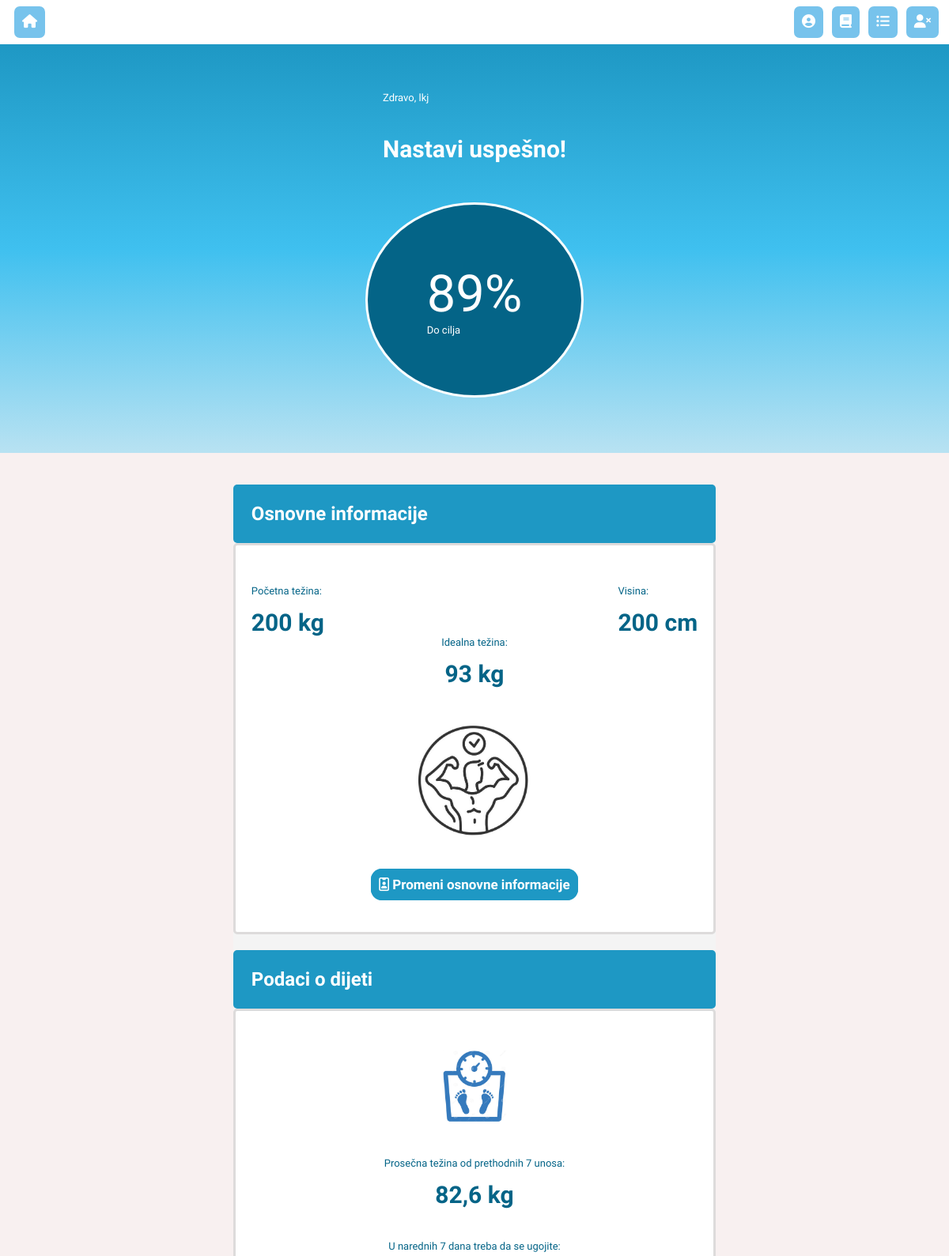
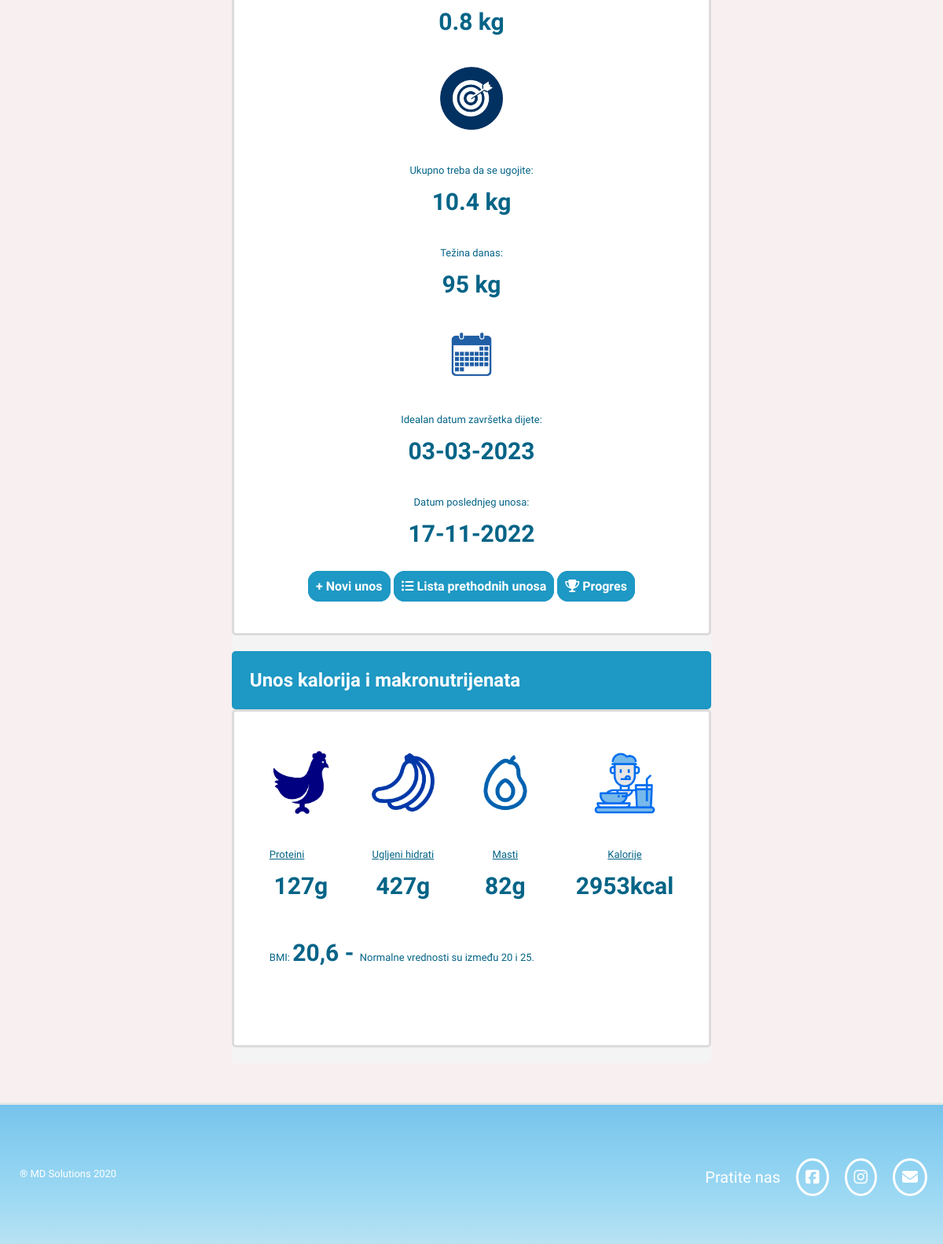
Page /overview/ (signed in) on the committed database (2 pictures, top to bottom).
### dijeta_je_meta/models.py (models this page shows, shortened)
class StartUserWeightAndHeight(models.Model):
    owner = models.ForeignKey(User, on_delete=models.CASCADE)
    ime = models.CharField(max_length=25, default="",
    validators=[MinLengthValidator(3)]
    )
    pocetna_tezina = models.IntegerField(
        default=0,
        validators=[
            MaxValueValidator(400),
            MinValueValidator(45)
        ]
    )
    visina = models.IntegerField(
        default=0,
        validators=[
            MaxValueValidator(250),
            MinValueValidator(140)
        ]
    )
    pol_m = "Muški"
    pol_z = "Ženski"
    polovi = [
        (pol_m,"Muški"),
        (pol_z,"Ženski")
    ]
    pol = models.CharField(max_length=6, choices=polovi,default=pol_m)

class CurrentWeight(models.Model):
    owner = models.ForeignKey(User, on_delete=models.CASCADE,blank=True)
    date_added = models.DateTimeField(auto_now_add=True)
    trenutna_tezina = models.IntegerField(
              default=0,
        validators=[
            MaxValueValidator(400),
            MinValueValidator(45)
        ]
    )
    detalji = models.TextField(blank=True)
    class Meta:
       ordering = ['-date_added']

### dijeta_je_meta/views.py (the view)
# urls.py: path("overview/", views.userinfo, name='userinfo'),
@login_required
def userinfo(request):
    info =  request.user.startuserweightandheight_set.all()
    context ={'info':info}
    if StartUserWeightAndHeight.objects.filter(owner=request.user):
        trenutna_tezina = StartUserWeightAndHeight.objects.filter(owner=request.user).first().pocetna_tezina
        idealna_tezina = round(ideal_weight(request))
        bmi = round(StartUserWeightAndHeight.objects.filter(owner=request.user).first().pocetna_tezina / pow(StartUserWeightAndHeight.objects.filter(owner=request.user).first().visina/100,2),1)
        macro_instance = WeightAndMacros(idealna_tezina,trenutna_tezina)
        macro_instance.calculate_macros(context)
        macro_instance.weight_diff(context)
        context['bmi'] = bmi
        context['trenutna_tezina'] = round(trenutna_tezina,1)
    if len(CurrentWeight.objects.filter(owner=request.user)) > 0:
       trenutna_tezina = CurrentWeight.objects.filter(owner=request.user).first().trenutna_tezina
       poslednji_unos = CurrentWeight.objects.filter(owner=request.user).first().date_added
       context['trenutna_tezina'] = trenutna_tezina
       context['poslednji_unos']=poslednji_unos
    if len(CurrentWeight.objects.filter(owner=request.user)) > 6:
        week = round(week_avg(request),1)
        bmi = round(week / pow(StartUserWeightAndHeight.objects.filter(owner=request.user).first().visina/100,2),1)
        macro_instance = WeightAndMacros(idealna_tezina,week)
        macro_instance.calculate_macros(context)
        macro_instance.weight_diff(context)
        if idealna_tezina > week:
            progres = round((week/idealna_tezina)*100)
        else:
            progres = round((idealna_tezina/week)*100)
        context['progres'] = progres
        context['bmi'] = bmi
        context['week_avg'] = week
    return render(request, "dijeta_je_meta/userinfo.html", context)

### dijeta_je_meta/views.py (called while the page is built)
def week_avg(request):
    counter = 6
    counter2 = 0
    while len(CurrentWeight.objects.filter(owner=request.user)) > counter:
        c = CurrentWeight.objects.filter(owner=request.user).order_by('date_added')[counter2:counter+1]
        counter += 7
        counter2 += 7
        week_avg = 0
        for i in range(7): # Sa for loopom ides kroz elemente liste koju si iznad napravio u query-ju!
            week_avg += c[i].trenutna_tezina
        week_avg = round(week_avg/7,2)
    return week_avg

def ideal_weight(request):
    if StartUserWeightAndHeight.objects.filter(owner=request.user):
        if StartUserWeightAndHeight.objects.filter(owner=request.user).first().pol == "Мuški":
           ideal_kg = 50+(0.91*(StartUserWeightAndHeight.objects.filter(owner=request.user).first().visina-152.4))
        else:
            ideal_kg = 50+(0.91*(StartUserWeightAndHeight.objects.filter(owner=request.user).first().visina-152.4))
        return ideal_kg

    def calculate_macros(self,context):
     context['proteini'] = self.protein
     context['idealna_tezina'] = self.idealna
     if self.trenutna > self.idealna:
        self.calories = self.calories - ((self.trenutna*2.2*13)*25/100)
        fat = round(self.calories*25/100/9)
        carbs = round(((self.calories- (self.protein*4 + fat*9))/4))
     elif self.trenutna < self.idealna:
        self.calories = self.calories + ((self.trenutna*2.2*13)*25/100)
        fat = round(self.calories*25/100/9)
        carbs = round((self.calories - (self.protein*4 + fat*9))/4)
     else:
        fat = round(self.calories*25/100/9)
        carbs = round((self.calories - (self.protein*4 + fat*9))/4)
     context['kalorije'] = round(self.calories)
     context['masti'] = fat
     context['carbs'] = carbs
     return context

### dijeta_je_meta/templates/dijeta_je_meta/userinfo.html (shortened to what this page needs)
{% extends "dijeta_je_meta/base.html" %}
{% load static %}
{% block content %}
  {% for i in info %}
  <div class="circle-back">
  <div class="center-main">
    <div class="start-text">
    <p>Zdravo, {{i.ime}}</p>
    <p class="head">Nastavi uspešno!</p>
    </div>
   </div>
  {% if week_avg > 0 %}
  <div class="center-main">
    <div class="progres-border">
     <p class="progres-font">{{progres}}%</p>
     <p>Do cilja</p>
    </div>
  </div>
  {% endif %}
  </div>
  <div class="center-main">
    <div id="userinfo">
    <h2 class="info-header">Osnovne informacije</h2>
    <div class="inner-info">
      <div class="info-flex">
        <div id="space">
          <p>Početna težina:</p>
          <p class="info-highlight"> {{i.pocetna_tezina}} kg</p>
        </div>
        <div>
          <p>Visina:</p>
          <p class="info-highlight"> {{i.visina}} cm</p>
        </div>
      </div>
      <div class="center">
        <div>
          <p>Idealna težina: </p>
          <p class="info-highlight">{{idealna_tezina}} kg</p>
        </div>
        <img src="../../static/dijeta_je_meta/images/ideal logo.png" alt="idealna tezina" class="resize">
      </div>
      <div class="center">
        <a href="{% url 'updateinfo' i.id %}" class="button" id="info-button"><i class="fa fa-id-badge"></i> Promeni osnovne informacije</a>
      </div>
    </div>
    <h2 class="info-header">Podaci o dijeti</h2>
    <div class="center">
    <div class="inner-info">
      {% if week_avg > 0 %}
      <img src="../../static/dijeta_je_meta/images/scale_logo2.png" alt="idealna tezina" class="resize2" class="center">
      <div class="p-space">
        <p>Prosečna težina od prethodnih 7 unosa: </p>
        <p class="info-highlight"> {{week_avg}} kg </p>
      </div>
      {% else %}
      <img src="../../static/dijeta_je_meta/images/scale_logo2.png" alt="slika vage" class="resize2" class="center">
      <div class="p-space">
        <p>Prosečna težina od prethodnih 7 unosa: </p>
        <p class="info-highlight"> Nemate 7 unosa </p>
      </div>
      {% endif %}
      <div class="p-space">
        <p>{{prosek|slice:43}}</p>
        <p class="info-highlight">{{prosek|slice:"43:51"}}</p>
      </div>
      <img src="../../static/dijeta_je_meta/images/target-icon-png-17.png" alt="slika mete" class="resize2" class="center">
      <div class="p-space">
        <p>{{razlika|slice:30}}</p>
        <p class="info-highlight">{{razlika|slice:"30:"}}</p>
      </div>
      <div class="p-space">
        <p>Težina danas:</p>
        <p class="info-highlight">{{trenutna_tezina}} kg</p>
      </div>
      <img src="../../static/dijeta_je_meta/images/c1-removebg-preview.png" alt="slika kalendara" class="resize2" class="center">
      <div class="p-space">
        <p>{{kraj|slice:31}}</p>
        <p class="info-highlight">{{kraj|slice:"31:"}}</p>
      </div>
      {% if poslednji_unos %}
      <div class="p-space">
        <p>Datum poslednjeg unosa:</p>
        <p class="info-highlight">{{poslednji_unos|date:"d-m-Y"}}</p>
      </div>
      {% else %}
      <p class="p-space">Datum poslednjeg unosa:  Nemate nijedan unos </p>
      {% endif %}
      <a href="{% url 'currentweight' %}"class="button">+ Novi unos</a>
      <a href="{% url 'weightlist' %}" class="button"><i class="fa fa-list-ul"></i> Lista prethodnih unosa</a>
      <a href="{% url 'history' %}" class="button"><i class="fa fa-trophy"></i> Progres</a>
    </div>
  </div>
  <h2 class="info-header">Unos kalorija i makronutrijenata</h2>
  <div class="inner-info">
    <div class="info-flex">
      <div class="macro">
        <img src="../../static/dijeta_je_meta/images/images.png" alt="slika kokoske" class="resize2" class="center">
        <p class="underline">Proteini</p>
        <p class="info-highlight">{{proteini}}g</p>
      </div>
      <div class="macro">
        <div class="center">
        <img src="../../static/dijeta_je_meta/images/banana-3-xxl.png" alt="slika banane" class="resize2">
        <p class="underline">Ugljeni hidrati</p>
        <p class="info-highlight">{{carbs}}g</p>
      </div>
      </div>
      <div class="macro">
        <div class="center">
        <img src="../../static/dijeta_je_meta/images/png-clipart-computer-icons-avocado-fruit-avocados-food-text-removebg-preview.png" alt="slika banane" class="resize2">
        <p class="underline">Masti</p>
        <p class="info-highlight">{{masti}}g</p>
      </div>
      </div>
      <div class="macro">
        <div class="center">
          <img src="../../static/dijeta_je_meta/images/Screenshot_4-removebg-preview.png" alt="slika banane" class="resize2">
          <p class="underline">Kalorije</p>
          <p class="info-highlight">{{kalorije}}kcal</p>
        </div>
      </div>
    </div>
    <p class="macro">BMI: <span class="info-highlight">{{bmi}} - </span>Normalne vrednosti su između 20 i 25.</p>
  </div>
 </div>
 </div>
  {% endfor %}
{% endblock %}

### dijeta_je_meta/templates/dijeta_je_meta/base.html (shortened to what this page needs)
{% load static %}
<!DOCTYPE html>
<html>
<head>
    <link rel="stylesheet" href="{% static 'dijeta_je_meta/css/other.css' %}">
</head>
<body>
<header>
    <div class="navbar">
      <a class="vrh" href="{% url 'home' %}"><i class="fa fa-home" id="cover10" class="modifikovanje-elemenata1"></i><p id="cover0" class="modifikovanje-elemenata"></p></a>
      <nav>
        <ul id="elementi-liste-horizontalno" class="enlarge" style="list-style: none;">
          <li class="decor" ><p id="cover5"  class="modifikovanje-elemenata"></p><a href="{% url 'userinfo' %}" id="cover6" class="modifikovanje-elemenata1"><i class="fa fa-user-circle"></i></a></li>
          <li class="decor" ><p id="cover7" class="modifikovanje-elemenata"></p><a href="{% url 'instructions' %}" id="cover8" class="modifikovanje-elemenata1"><i class="fa fa-book"></i></a></li>
          {% if user.is_authenticated %}
          <li class="decor"><p id="cover1" class="modifikovanje-elemenata">Lista unosa &nbsp;</p><a href="{% url 'weightlist' %}" id="cover2" class="modifikovanje-elemenata1"><i class="fa fa-list-ul"></i></a></li>
          <li class="decor" ><p id="cover3" class="modifikovanje-elemenata">Log out &nbsp;</p><a href="{% url 'logout' %}" id="cover4" class="modifikovanje-elemenata1"><i class="fa fa-user-times"></i></a></li>
          {% endif %}
        </ul>
      </nav>
    </div>
  </header>
<div class="allButFooter">
{% block content %}
{% endblock %}
</div>
<footer id="footer">
    <div class="footer-segment">
     <p id="marg"> ® MD Solutions 2020</p>
     <div class="right">
      <ul>
        <li class="mediaq">Pratite nas</li>
        <li id="fb"><a href="https://www.facebook.com/" target="_blank"><i class="fa fa-facebook-square"></i></a></li>
        <li id="ig"><a href="https://www.instagram.com/" target="_blank"><i class="fa fa-instagram"></i></a></li>
        <li id="mail"><a href="mailto:dusantime@gmail.com" target="_blank"><i class="fa fa-envelope"></i></a></li>
      </ul>
     </div>
    </div>
  </footer>
</body>
</html>

### dijeta_je_meta/static/dijeta_je_meta/css/other.css (style rules this page uses)
html { font-family: 'Abril Fatface', cursive; font-family: 'Koulen', cursive; font-family: 'Life Savers', cursive; font-family: 'Merriweather', serif; font-family: 'Philosopher', sans-serif; font-family: 'Radio Canada', sans-serif; scroll-behavior: smooth; background-color: rgb(248, 240, 240); }
* { box-sizing: border-box; padding: 0; margin: 0; }
p { font-size: 25px; }
.navbar { margin-bottom: 10px; display: flex; color: white; font-weight: bold; font-family: 'Trebuchet MS', 'Lucida Sans Unicode', 'Lucida Grande', 'Lucida Sans', Arial, sans-serif; font-size: 17px; background-color: white; width: 100%; z-index:1; padding: 5px; }
.vrh { border-style:solid; border-radius: 10px; margin-left: 10px; background: #77C3EC; margin-right: auto; padding: 10px; }
#elementi-liste-horizontalno { display:flex; }
.navbar li { margin-right: 5px; padding: 10px; }
.decor { background: #77C3EC; border-style:solid; border-radius: 10px; }
.navbar a { color: white; }
.navbar a,a:visited { text-decoration: none; }
.allButFooter { min-height: calc(100vh - 200px); }
footer { background: linear-gradient(#77C3EC, #89CFF0, #9DD9F3, #B8E2F2); height: 180px; border-style: solid; border-bottom: none; border-left: none; border-right: none; border-color: rgb(228, 232, 232); color: white; }
.footer-segment { padding-top: 80px; margin-left: 25px; display: flex; }
#marg { margin-right: auto; }
.right ul { display: flex; font-size: 20px; list-style: none; }
.right li { padding-right: 20px; }
footer a,a:visited { text-decoration: none; }
footer a { color: white; border-radius: 50%; padding:9px; border-style: solid; }
.button { padding: 7px; background-color: rgb(30, 152, 196); color: white; border-style: solid; border-radius: 14px; border-color: rgb(30, 152, 196); font-weight: 1000; text-decoration: none; }
.center-main { margin-top: 40px; display: flex; justify-content: center; margin-bottom: 50px; }
#userinfo { background-color: rgb(244, 244, 244); border-radius: 5px; }
.info-header { background-color: rgb(30, 152, 196); color: white; font-weight: bold; padding: 23px; border-radius: 5px; }
.inner-info { padding-top: 50px; padding-bottom: 50px; padding-left: 20px; padding-right: 20px; border-radius: 5px; background-color: white; color: rgb(4, 100, 135); margin-bottom: 20px; border-color: rgb(221, 219, 219); border-style: solid; }
.info-flex { display: flex; justify-content: center; flex-wrap: wrap; }
#space { margin-right: auto; }
.center { text-align:center; position:relative; }
.resize { width: 150px; margin-top: 40px; margin-bottom: 40px; }
#info-button { text-align: center; margin-top: 15px; font-weight: bold; font-size: 17px; }
.info-highlight { text-align: center; margin-top: 15px; font-size: 30px; font-weight: bold; }
.p-space { margin-bottom: 40px; }
.resize2 { width: 80px; margin-bottom: 40px; }
.underline { text-decoration: underline; }
.macro { margin-bottom: 50px; padding-left: 25px; padding-right: 25px; }
.progres-border { border: 3px solid; border-radius: 50%; font-size: 40px; padding: 75px; color: white; background-color: rgb(4, 100, 135); }
.progres-font { font-size: 65px; }
.start-text { color: white; }
.head { margin-top: 40px; font-size: 30px; font-weight: bold; }
.circle-back { background: linear-gradient(rgb(30, 152, 196), rgb(63, 192, 239), #B8E2F2); margin-top: -10px; padding-top: 20px; padding-bottom: 20px; }
@media all and (min-width: 1025px) and (max-width: 1200px) { p { font-size: 13px; } }
@media all and (min-width: 1025px) and (max-width: 1200px) { .mediaq { font-size: 20px; } }

### rows in the picture
StartUserWeightAndHeight: ime "lkj", progres "89", pocetna_tezina "200", visina "200", idealna_tezina "93", week_avg "82,6", prosek "U narednih 7 dana treba da se ugojite:", prosek "0.8 kg", razlika "Ukupno treba da se ugojite:", razlika "10.4 kg", trenutna_tezina "95", kraj "Idealan datum završetka dijete:", kraj "03-03-2023", proteini "127", carbs "427", masti "82", kalorije "2953", bmi "20,6"
CurrentWeight: date_added "17-11-2022"
